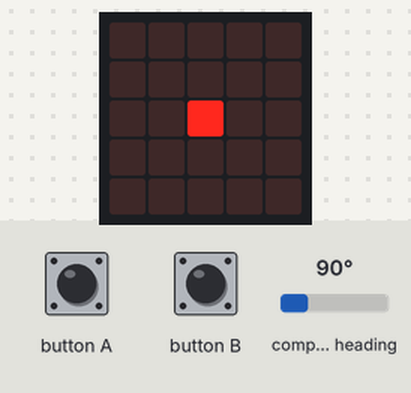
A program run on a simulated BBC micro:bit (MakeCode). On the bench: the board's 5×5 LED display. Inputs (shaded band) come from the test bench; at power-on: compass heading 90°. The compass is already calibrated.

Above: at 2.1 s.
At 12.3 s:
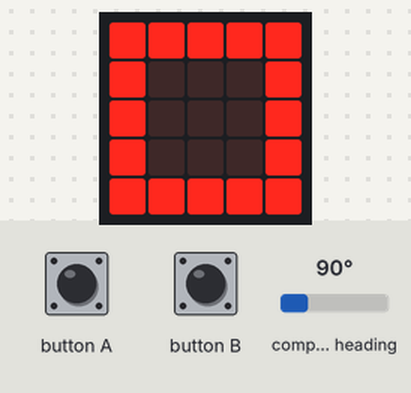
14.3 s: compass heading set to 180°
At 15.2 s:
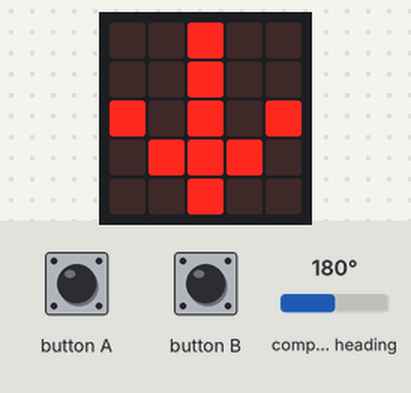
15.8 s: button B pressed for 0.15 s
At 17.6 s:
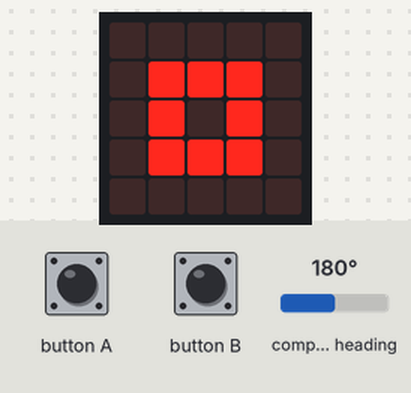
18.9 s: compass heading set to 7°
Timing chart, 0 to 21.9 s (numbered marks = the images above; inputs shaded):
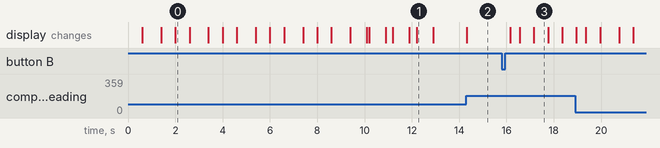

The program:

main.ts
```typescript
input.onButtonPressed(Button.A, function () {
    input.calibrateCompass()
})
input.onButtonPressed(Button.B, function () {
    for (let index = 0; index < 5; index++) {
        basic.showLeds(`
            . . . . .
            . . . . .
            . . # . .
            . . . . .
            . . . . .
            `)
        basic.pause(200)
        basic.showIcon(IconNames.SmallSquare)
        basic.pause(200)
        basic.showIcon(IconNames.Square)
    }
    for (let index = 0; index < 3; index++) {
        basic.pause(100)
        basic.clearScreen()
        basic.pause(100)
        basic.showIcon(IconNames.Square)
        basic.pause(100)
        basic.clearScreen()
        basic.pause(100)
    }
})
for (let index = 0; index < 5; index++) {
    basic.showLeds(`
        . . . . .
        . . . . .
        . . # . .
        . . . . .
        . . . . .
        `)
    basic.pause(200)
    basic.showIcon(IconNames.SmallSquare)
    basic.pause(200)
    basic.showIcon(IconNames.Square)
}
for (let index = 0; index < 3; index++) {
    basic.pause(100)
    basic.clearScreen()
    basic.pause(100)
    basic.showIcon(IconNames.Square)
    basic.pause(100)
    basic.clearScreen()
    basic.pause(100)
}
basic.forever(function () {
    if (input.compassHeading() == 0) {
        basic.showArrow(ArrowNames.North)
    }
    if (input.compassHeading() == 25) {
        basic.showArrow(ArrowNames.East)
    }
    if (input.compassHeading() == 180) {
        basic.showArrow(ArrowNames.South)
    }
    if (input.compassHeading() == -180) {
        basic.showArrow(ArrowNames.West)
    }
})
```

test.ts
```typescript
// aquí va el archivo "tests"; esto no se compilará cuando este paquete se utilice como una extensión.
```

Measured:
- after the input at 14.3 s, the display: changes at once (image 2)
- after the input at 15.8 s, the display: first changes after 0.36 s (image 3 shows a later state)
- what the display in image 0 shows lasts 0.6 s, from 2.0 s to 2.6 s
- what the display in image 1 shows lasts 0.7 s, from 12.2 s to 12.9 s
